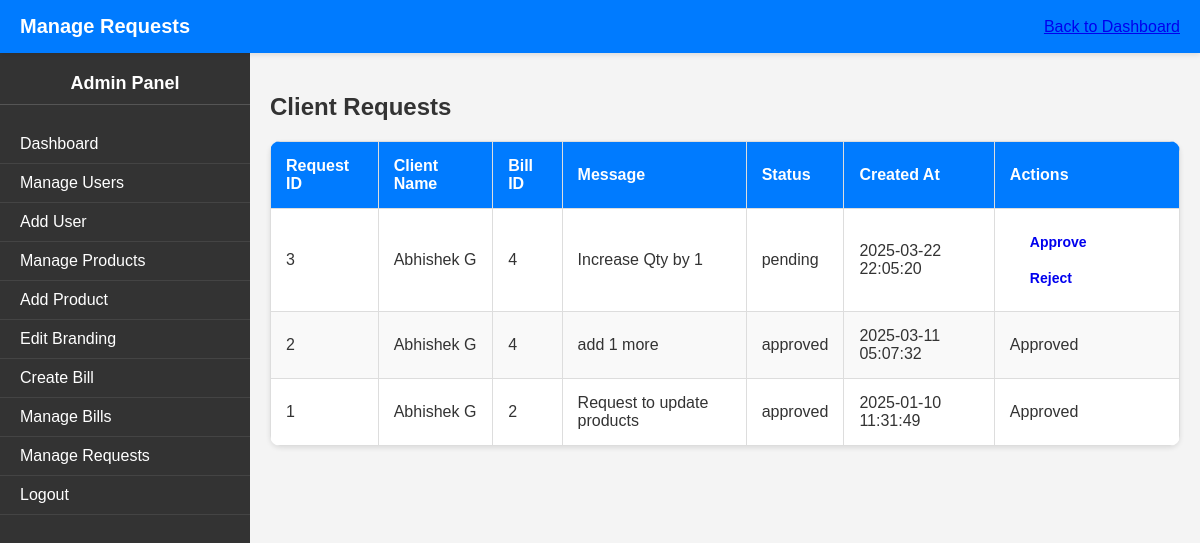
Screenshot of /php/admin/manage_requests.php (signed in) with the database file from the repository.
### tables this page shows
CREATE TABLE `requests` (
  `id` int(11) NOT NULL,
  `bill_id` int(11) NOT NULL,
  `client_id` int(11) NOT NULL,
  `message` text NOT NULL,
  `request_type` enum('update_status','update_data') NOT NULL,
  `description` text DEFAULT NULL,
  `status` enum('pending','approved','rejected') DEFAULT 'pending',
  `created_at` timestamp NOT NULL DEFAULT current_timestamp()
);

CREATE TABLE `users` (
  `id` int(11) NOT NULL,
  `name` varchar(100) NOT NULL,
  `email` varchar(100) NOT NULL,
  `password` varchar(255) NOT NULL,
  `role` enum('admin','client') NOT NULL,
  `status` enum('active','inactive') DEFAULT 'active',
  `created_at` timestamp NOT NULL DEFAULT current_timestamp(),
  `updated_at` timestamp NOT NULL DEFAULT current_timestamp() ON UPDATE current_timestamp()
);

### php/admin/manage_requests.php (the view, shortened to what this page needs)
<?php
require_once '../../config/database.php';
$stmt = $pdo->query("
    SELECT r.id, r.bill_id, r.message, r.status, r.created_at, u.name AS client_name
    FROM requests r
    INNER JOIN users u ON r.client_id = u.id
    ORDER BY r.created_at DESC
");
$requests = $stmt->fetchAll(PDO::FETCH_ASSOC);
?>
<!DOCTYPE html>
<html lang="en">
<head>
    <link rel="stylesheet" href="../../assets/css/admin.css">
</head>
<body>
    <div class="dashboard">
        <header class="dashboard-header">
            <h1>Manage Requests</h1>
            <a href="dashboard.php" class="back-btn">Back to Dashboard</a>
        </header>
        <?php include 'sidebar.php'; ?>
        <main class="dashboard-content">
            <h2>Client Requests</h2>
            <table class="requests-table">
                <thead>
                    <tr>
                        <th>Request ID</th>
                        <th>Client Name</th>
                        <th>Bill ID</th>
                        <th>Message</th>
                        <th>Status</th>
                        <th>Created At</th>
                        <th>Actions</th>
                    </tr>
                </thead>
                <tbody>
                    <?php foreach ($requests as $request): ?>
                        <tr>
                            <td><?= htmlspecialchars($request['id']) ?></td>
                            <td><?= htmlspecialchars($request['client_name']) ?></td>
                            <td><?= htmlspecialchars($request['bill_id']) ?></td>
                            <td><?= htmlspecialchars($request['message']) ?></td>
                            <td><?= htmlspecialchars($request['status']) ?></td>
                            <td><?= htmlspecialchars($request['created_at']) ?></td>
                            <td>
                                <?php if ($request['status'] === 'pending'): ?>
                                    <a href="update_request.php?id=<?= $request['id'] ?>&action=approve" class="btn btn-approve">Approve</a>
                                    <a href="update_request.php?id=<?= $request['id'] ?>&action=reject" class="btn btn-reject">Reject</a>
                                <?php else: ?>
                                    <?= htmlspecialchars(ucfirst($request['status'])) ?>
                                <?php endif; ?>
                            </td>
                        </tr>
                    <?php endforeach; ?>
                </tbody>
            </table>
        </main>
    </div>
</body>
</html>

### assets/css/admin.css (style rules this page uses)
body { font-family: Arial, sans-serif; margin: 0; padding: 0; box-sizing: border-box; background-color: #f4f4f4; color: #333; }
.dashboard-header { background-color: #007bff; color: white; padding: 15px 20px; display: flex; justify-content: space-between; align-items: center; position: sticky; top: 0; z-index: 1000; box-shadow: 0 2px 5px rgba(0, 0, 0, 0.1); }
.dashboard-header h1 { margin: 0; font-size: 20px; }
.dashboard-content { margin-left: 250px; padding: 20px; background-color: #f4f4f4; min-height: 100vh; }
table { width: 100%; border-collapse: collapse; margin-top: 20px; background-color: white; border-radius: 10px; overflow: hidden; box-shadow: 0 2px 5px rgba(0, 0, 0, 0.1); }
table th, table td { padding: 15px; border: 1px solid #ddd; text-align: left; }
table th { background-color: #007bff; color: white; font-weight: bold; }
table tr:nth-child(even) { background-color: #f9f9f9; }
.btn { display: inline-block; padding: 10px 20px; text-decoration: none; font-size: 14px; font-weight: bold; border-radius: 5px; text-align: center; cursor: pointer; transition: background 0.3s ease; }
.btn { display: inline-block; padding: 10px 20px; text-decoration: none; font-size: 14px; font-weight: bold; border-radius: 5px; cursor: pointer; transition: background 0.3s ease; }

### rows the page displays
requests: id "3", client.name "Abhishek G", bill "4", message "Increase Qty by 1", status "pending", created_at "2025-03-22 22:05:20"
requests: id "2", client.name "Abhishek G", bill "4", message "add 1 more", status "approved", created_at "2025-03-11 05:07:32", status "Approved"
requests: id "1", client.name "Abhishek G", bill "2", message "Request to update products", status "approved", created_at "2025-01-10 11:31:49", status "Approved"
